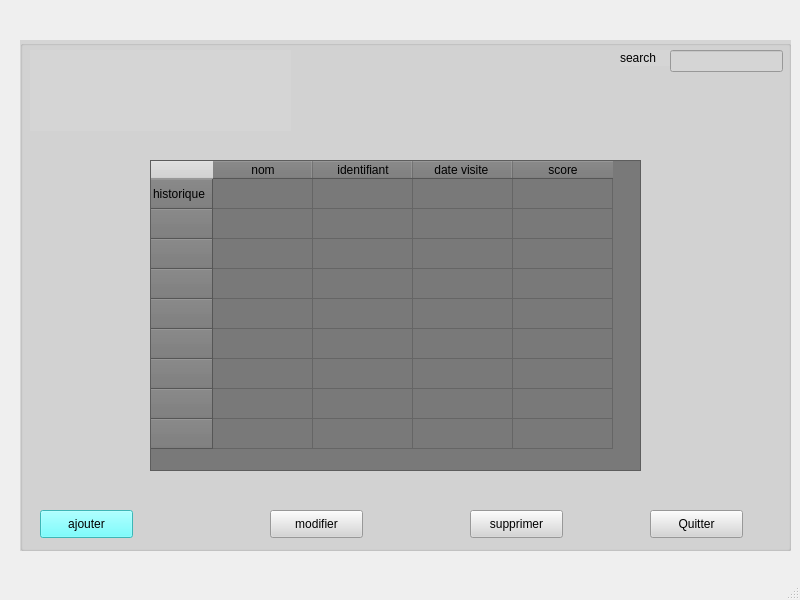
<?xml version="1.0" encoding="UTF-8"?>
<ui version="4.0">
 <class>MainWindow</class>
 <widget class="QMainWindow" name="MainWindow">
  <property name="geometry">
   <rect>
    <x>0</x>
    <y>0</y>
    <width>800</width>
    <height>600</height>
   </rect>
  </property>
  <property name="windowTitle">
   <string>MainWindow</string>
  </property>
  <property name="styleSheet">
   <string notr="true"/>
  </property>
  <widget class="QWidget" name="centralwidget">
   <widget class="QGroupBox" name="groupBox">
    <property name="geometry">
     <rect>
      <x>20</x>
      <y>40</y>
      <width>771</width>
      <height>511</height>
     </rect>
    </property>
    <property name="styleSheet">
     <string notr="true">background-color: rgb(213, 213, 213);</string>
    </property>
    <property name="title">
     <string/>
    </property>
    <widget class="QPushButton" name="pushButton">
     <property name="geometry">
      <rect>
       <x>20</x>
       <y>470</y>
       <width>93</width>
       <height>28</height>
      </rect>
     </property>
     <property name="styleSheet">
      <string notr="true">
background-color: rgb(85, 255, 255);</string>
     </property>
     <property name="text">
      <string>ajouter</string>
     </property>
    </widget>
    <widget class="QPushButton" name="pushButton_2">
     <property name="geometry">
      <rect>
       <x>250</x>
       <y>470</y>
       <width>93</width>
       <height>28</height>
      </rect>
     </property>
     <property name="text">
      <string>modifier</string>
     </property>
    </widget>
    <widget class="QPushButton" name="pushButton_3">
     <property name="geometry">
      <rect>
       <x>450</x>
       <y>470</y>
       <width>93</width>
       <height>28</height>
      </rect>
     </property>
     <property name="text">
      <string>supprimer</string>
     </property>
    </widget>
    <widget class="QLineEdit" name="lineEdit">
     <property name="geometry">
      <rect>
       <x>650</x>
       <y>10</y>
       <width>113</width>
       <height>22</height>
      </rect>
     </property>
     <property name="styleSheet">
      <string notr="true">color: rgb(255, 255, 255);</string>
     </property>
    </widget>
    <widget class="QLabel" name="label">
     <property name="geometry">
      <rect>
       <x>600</x>
       <y>10</y>
       <width>56</width>
       <height>16</height>
      </rect>
     </property>
     <property name="text">
      <string>search</string>
     </property>
    </widget>
    <widget class="QLabel" name="label_6">
     <property name="geometry">
      <rect>
       <x>10</x>
       <y>10</y>
       <width>261</width>
       <height>81</height>
      </rect>
     </property>
     <property name="text">
      <string/>
     </property>
     <property name="pixmap">
      <pixmap>D:/projet c++/qt/logoofinal.png</pixmap>
     </property>
     <property name="scaledContents">
      <bool>true</bool>
     </property>
    </widget>
    <widget class="QTableWidget" name="tableWidget">
     <property name="geometry">
      <rect>
       <x>130</x>
       <y>120</y>
       <width>491</width>
       <height>311</height>
      </rect>
     </property>
     <property name="styleSheet">
      <string notr="true">background-color: rgb(121, 121, 121);</string>
     </property>
     <row>
      <property name="text">
       <string>historique</string>
      </property>
     </row>
     <row>
      <property name="text">
       <string/>
      </property>
     </row>
     <row>
      <property name="text">
       <string/>
      </property>
     </row>
     <row>
      <property name="text">
       <string/>
      </property>
     </row>
     <row>
      <property name="text">
       <string/>
      </property>
     </row>
     <row>
      <property name="text">
       <string/>
      </property>
     </row>
     <row>
      <property name="text">
       <string/>
      </property>
     </row>
     <row>
      <property name="text">
       <string/>
      </property>
     </row>
     <row>
      <property name="text">
       <string/>
      </property>
     </row>
     <column>
      <property name="text">
       <string>nom</string>
      </property>
     </column>
     <column>
      <property name="text">
       <string>identifiant</string>
      </property>
     </column>
     <column>
      <property name="text">
       <string>date visite </string>
      </property>
     </column>
     <column>
      <property name="text">
       <string>score</string>
      </property>
     </column>
     <item row="0" column="0">
      <property name="text">
       <string/>
      </property>
      <property name="whatsThis">
       <string notr="true"/>
      </property>
     </item>
    </widget>
    <widget class="QPushButton" name="pushButton_4">
     <property name="geometry">
      <rect>
       <x>630</x>
       <y>470</y>
       <width>93</width>
       <height>28</height>
      </rect>
     </property>
     <property name="text">
      <string>Quitter</string>
     </property>
    </widget>
    <zorder>pushButton</zorder>
    <zorder>pushButton_2</zorder>
    <zorder>pushButton_3</zorder>
    <zorder>label</zorder>
    <zorder>label_6</zorder>
    <zorder>lineEdit</zorder>
    <zorder>tableWidget</zorder>
    <zorder>pushButton_4</zorder>
   </widget>
  </widget>
  <widget class="QMenuBar" name="menubar">
   <property name="geometry">
    <rect>
     <x>0</x>
     <y>0</y>
     <width>800</width>
     <height>26</height>
    </rect>
   </property>
  </widget>
  <widget class="QStatusBar" name="statusbar"/>
 </widget>
 <resources/>
 <connections/>
</ui>
